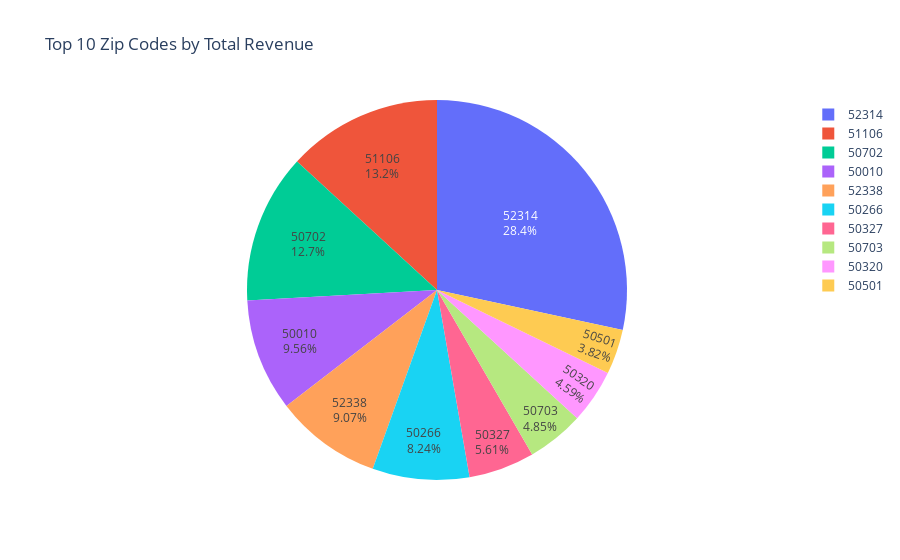

Notebook cell for this chart:
### Markdown cell above
##### Visualize Using Plotly

### Code cell
# Get top 10 zip codes by revenue
top_10_revenue = most_revenue_item.sort_values('sale_dollars', ascending=False).head(10)

fig = px.pie(
    top_10_revenue,
    names='zip_code',
    values='sale_dollars',
    title='Top 10 Zip Codes by Total Revenue',
    hover_data=['item_description'],
    hole=0  # Set >0 for donut chart
)

fig.update_traces(textinfo='percent+label')

fig.show()

### Figure 1 — Plotly figure (JSON) as saved in the notebook; plotly's stock layout.template omitted (floating-point values rounded to 4 significant figures)
{"data": [{"customdata": [["Juarez Gold Dss"], ["Kahlua Coffee Liqueur"], ["Tortilla Gold Dss"], ["Member's Mark Spiced Rum"], ["Cedar Ridge Single Malt Single Barrel Select"], ["Avion Silver w/Powell & Mahoney Margarita Mix"], ["Bacardi Gold Rum PET"], ["Pinnacle Peach w/ Punch Dispenser"], ["Glen Oaks Whiskey Buy the Barrel"], ["Titos Vodka"]], "domain": {"x": [0, 1], "y": [0, 1]}, "hole": 0, "hovertemplate": "zip_code=%{label}<br>sale_dollars=%{value}<br>item_description=%{customdata[0]}<extra></extra>", "labels": [52314, 51106, 50702, 50010, 52338, 50266, 50327, 50703, 50320, 50501], "legendgroup": "", "name": "", "showlegend": true, "textinfo": "percent+label", "type": "pie", "values": [11620.0, 5398.0, 5199.0, 3914.0, 3712.0, 3372.0, 2295, 1985.0, 1881, 1564.0]}], "layout": {"legend": {"tracegroupgap": 0}, "title": {"text": "Top 10 Zip Codes by Total Revenue"}}}
